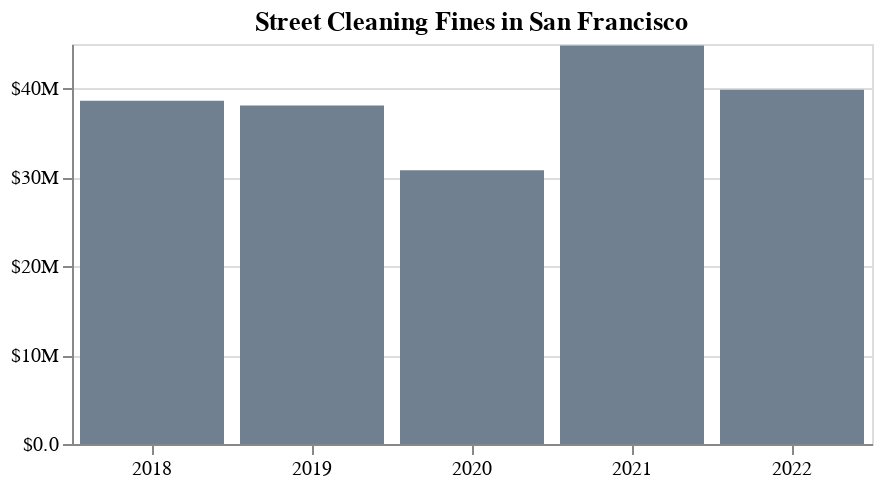

The cell this chart's notebook holds for it:
### Code cell
# Visualization, colorname: https://altair-viz.github.io/user_guide/generated/core/altair.ColorName.html
st_cleaning_year_fine['Year'] = pd.DatetimeIndex(st_cleaning_year_fine['Citation Issued DateTime']).year

alt.Chart(
    st_cleaning_year_fine,
    width=400,
    height=200
).mark_bar(color='slategray').encode(
    x=alt.X('Year:O', axis=alt.Axis(labelAngle=0, ), title=''),
    y=alt.Y('Fine Amount', axis=alt.Axis(format='$.2s'), title='')
).properties(
    title='Street Cleaning Fines in San Francisco'
)

### Figure 1 — Vega-Lite specification as saved in the notebook (floating-point values rounded to 4 significant figures)
{"$schema": "https://vega.github.io/schema/vega-lite/v4.17.0.json", "config": {"view": {"continuousHeight": 300, "continuousWidth": 400}}, "data": {"name": "data-2db57e46e45f2e52dc28a5c8f92840d2"}, "datasets": {"data-2db57e46e45f2e52dc28a5c8f92840d2": [{"Citation Issued DateTime": "2018-12-31T00:00:00", "Fine Amount": 38603766, "Year": 2018}, {"Citation Issued DateTime": "2019-12-31T00:00:00", "Fine Amount": 38082488, "Year": 2019}, {"Citation Issued DateTime": "2020-12-31T00:00:00", "Fine Amount": 30786836, "Year": 2020}, {"Citation Issued DateTime": "2021-12-31T00:00:00", "Fine Amount": 44817260, "Year": 2021}, {"Citation Issued DateTime": "2022-12-31T00:00:00", "Fine Amount": 39841462, "Year": 2022}]}, "encoding": {"x": {"axis": {"labelAngle": 0}, "field": "Year", "title": "", "type": "ordinal"}, "y": {"axis": {"format": "$.2s"}, "field": "Fine Amount", "title": "", "type": "quantitative"}}, "height": 200, "mark": {"color": "slategray", "type": "bar"}, "title": "Street Cleaning Fines in San Francisco", "width": 400}
